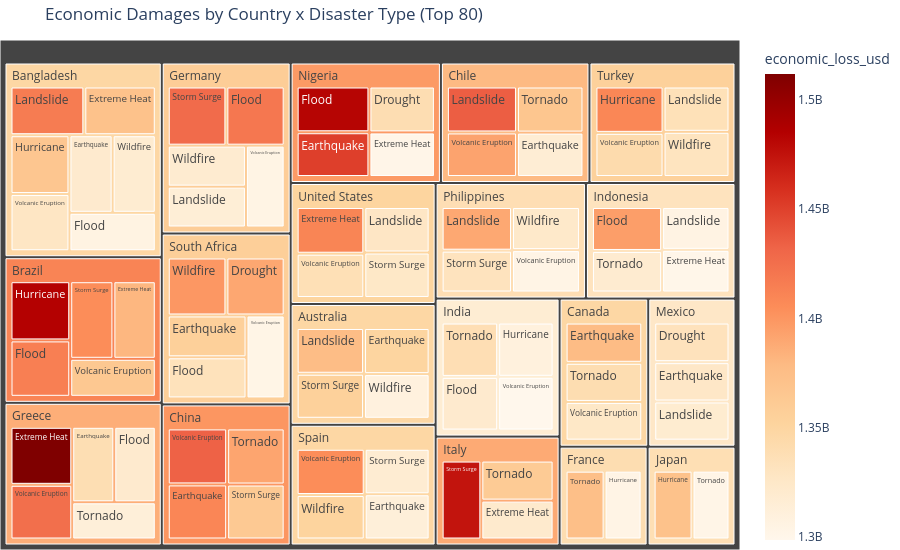

Source (notebook cell):
### Code cell
# Treemap: damages by country x disaster_type
# Useful for visualizing where economic impact is concentrated
import plotly.express as px

if df is not None:
    damage_col = next((c for c in ['economic_loss_usd', 'total_damages',
                                    'total_damages_000_us', 'damages_usd'] if c in df.columns), None)
    if damage_col and 'country' in df.columns and 'disaster_type' in df.columns:
        agg = (df.dropna(subset=[damage_col, 'country', 'disaster_type'])
                 .groupby(['country', 'disaster_type'], as_index=False)[damage_col]
                 .sum()
                 .sort_values(damage_col, ascending=False)
                 .head(80))
        fig_tree = px.treemap(
            agg, path=['country', 'disaster_type'], values=damage_col,
            color=damage_col, color_continuous_scale='OrRd',
            title=f'Economic Damages by Country x Disaster Type (Top 80)',
        )
        fig_tree.update_layout(height=550, margin=dict(l=0, r=0, t=40, b=0))
        fig_tree.show()
    else:
        print(f"Skipped treemap - missing column. Available: {list(df.columns)[:10]}...")

### Figure 1 — Plotly figure (JSON) as saved in the notebook; plotly's stock layout.template omitted (floating-point values rounded to 4 significant figures)
{"data": [{"branchvalues": "total", "customdata": [[1512000000.0], [1485000000.0], [1483000000.0], [1474000000.0], [1451000000.0], [1435000000.0], [1433000000.0], [1428000000.0], [1425000000.0], [1420000000.0], [1417000000.0], [1414000000.0], [1411000000.0], [1410000000.0], [1409000000.0], [1405000000.0], [1405000000.0], [1399000000.0], [1395000000.0], [1392000000.0], [1391000000.0], [1390000000.0], [1390000000.0], [1381000000.0], [1377000000.0], [1377000000.0], [1374000000.0], [1371000000.0], [1371000000.0], [1367000000.0], [1366000000.0], [1365000000.0], [1364000000.0], [1362000000.0], [1356000000.0], [1355000000.0], [1352000000.0], [1351000000.0], [1342000000.0], [1340000000.0], [1339000000.0], [1339000000.0], [1338000000.0], [1337000000.0], [1335000000.0], [1334000000.0], [1333000000.0], [1331000000.0], [1331000000.0], [1328000000.0], [1327000000.0], [1326000000.0], [1326000000.0], [1326000000.0], [1323000000.0], [1321000000.0], [1321000000.0], [1321000000.0], [1321000000.0], [1320000000.0], [1319000000.0], [1319000000.0], [1319000000.0], [1318000000.0], [1317000000.0], [1315000000.0], [1313000000.0], [1313000000.0], [1310000000.0], [1309000000.0], [1306000000.0], [1306000000.0], [1304000000.0], [1304000000.0], [1304000000.0], [1303000000.0], [1303000000.0], [1302000000.0], [1301000000.0], [1299000000.0], [1386000000.0], [1411000000.0], [1398000000.0], [1389000000.0], [1379000000.0], [1400000000.0], [1359000000.0], [1348000000.0], [1351000000.0], [1355000000.0], [1348000000.0], [1357000000.0], [1331000000.0], [1338000000.0], [1348000000.0], [1348000000.0], [1340000000.0], [1338000000.0], [1317000000.0], [1326000000.0]], "domain": {"x": [0, 1], "y": [0, 1]}, "hovertemplate": "labels=%{label}<br>economic_loss_usd_sum=%{value}<br>parent=%{parent}<br>id=%{id}<br>economic_loss_usd=%{color}<extra></extra>", "ids": ["Greece/Extreme Heat", "Brazil/Hurricane", "Nigeria/Flood", "Italy/Storm Surge", "Nigeria/Earthquake", "Chile/Landslide", "China/Volcanic Eruption", "Germany/Storm Surge", "Greece/Volcanic Eruption", "Germany/Flood", "Bangladesh/Landslide", "Brazil/Flood", "United States/Extreme Heat", "China/Earthquake", "Turkey/Hurricane", "Spain/Volcanic Eruption", "Brazil/Storm Surge", "South Africa/Wildfire", "Indonesia/Flood", "Chile/Volcanic Eruption", "China/Tornado", "South Africa/Drought", "Philippines/Landslide", "Brazil/Extreme Heat", "Canada/Earthquake", "Australia/Landslide", "France/Tornado", "Japan/Hurricane", "Bangladesh/Extreme Heat", "Chile/Tornado", "Bangladesh/Hurricane", "Brazil/Volcanic Eruption", "China/Storm Surge", "Italy/Tornado", "South Africa/Earthquake", "Australia/Storm Surge", "Spain/Wildfire", "Australia/Earthquake", "Turkey/Volcanic Eruption", "Canada/Tornado", "Nigeria/Drought", "Greece/Earthquake", "India/Tornado", "United States/Volcanic Eruption", "Turkey/Landslide", "South Africa/Flood", "Mexico/Drought", "Philippines/Storm Surge", "Turkey/Wildfire", "Bangladesh/Volcanic Eruption", "United States/Landslide", "Mexico/Earthquake", "United States/Storm Surge", "Canada/Volcanic Eruption", "Philippines/Wildfire", "Italy/Extreme Heat", "Bangladesh/Earthquake", "India/Flood", "Greece/Flood", "Germany/Wildfire", "Indonesia/Tornado", "Mexico/Landslide", "Bangladesh/Wildfire", "Spain/Storm Surge", "Chile/Earthquake", "Germany/Landslide", "Greece/Tornado", "Spain/Earthquake", "India/Hurricane", "Australia/Wildfire", "Bangladesh/Flood", "Indonesia/Landslide", "Germany/Volcanic Eruption", "Philippines/Volcanic Eruption", "France/Hurricane", "South Africa/Volcanic Eruption", "Japan/Tornado", "Nigeria/Extreme Heat", "Indonesia/Extreme Heat", "India/Volcanic Eruption", "Greece", "Brazil", "Nigeria", "Italy", "Chile", "China", "Germany", "Bangladesh", "United States", "Turkey", "Spain", "South Africa", "Indonesia", "Philippines", "Canada", "Australia", "France", "Japan", "India", "Mexico"], "labels": ["Extreme Heat", "Hurricane", "Flood", "Storm Surge", "Earthquake", "Landslide", "Volcanic Eruption", "Storm Surge", "Volcanic Eruption", "Flood", "Landslide", "Flood", "Extreme Heat", "Earthquake", "Hurricane", "Volcanic Eruption", "Storm Surge", "Wildfire", "Flood", "Volcanic Eruption", "Tornado", "Drought", "Landslide", "Extreme Heat", "Earthquake", "Landslide", "Tornado", "Hurricane", "Extreme Heat", "Tornado", "Hurricane", "Volcanic Eruption", "Storm Surge", "Tornado", "Earthquake", "Storm Surge", "Wildfire", "Earthquake", "Volcanic Eruption", "Tornado", "Drought", "Earthquake", "Tornado", "Volcanic Eruption", "Landslide", "Flood", "Drought", "Storm Surge", "Wildfire", "Volcanic Eruption", "Landslide", "Earthquake", "Storm Surge", "Volcanic Eruption", "Wildfire", "Extreme Heat", "Earthquake", "Flood", "Flood", "Wildfire", "Tornado", "Landslide", "Wildfire", "Storm Surge", "Earthquake", "Landslide", "Tornado", "Earthquake", "Hurricane", "Wildfire", "Flood", "Landslide", "Volcanic Eruption", "Volcanic Eruption", "Hurricane", "Volcanic Eruption", "Tornado", "Extreme Heat", "Extreme Heat", "Volcanic Eruption", "Greece", "Brazil", "Nigeria", "Italy", "Chile", "China", "Germany", "Bangladesh", "United States", "Turkey", "Spain", "South Africa", "Indonesia", "Philippines", "Canada", "Australia", "France", "Japan", "India", "Mexico"], "marker": {"coloraxis": "coloraxis", "colors": [1512000000.0, 1485000000.0, 1483000000.0, 1474000000.0, 1451000000.0, 1435000000.0, 1433000000.0, 1428000000.0, 1425000000.0, 1420000000.0, 1417000000.0, 1414000000.0, 1411000000.0, 1410000000.0, 1409000000.0, 1405000000.0, 1405000000.0, 1399000000.0, 1395000000.0, 1392000000.0, 1391000000.0, 1390000000.0, 1390000000.0, 1381000000.0, 1377000000.0, 1377000000.0, 1374000000.0, 1371000000.0, 1371000000.0, 1367000000.0, 1366000000.0, 1365000000.0, 1364000000.0, 1362000000.0, 1356000000.0, 1355000000.0, 1352000000.0, 1351000000.0, 1342000000.0, 1340000000.0, 1339000000.0, 1339000000.0, 1338000000.0, 1337000000.0, 1335000000.0, 1334000000.0, 1333000000.0, 1331000000.0, 1331000000.0, 1328000000.0, 1327000000.0, 1326000000.0, 1326000000.0, 1326000000.0, 1323000000.0, 1321000000.0, 1321000000.0, 1321000000.0, 1321000000.0, 1320000000.0, 1319000000.0, 1319000000.0, 1319000000.0, 1318000000.0, 1317000000.0, 1315000000.0, 1313000000.0, 1313000000.0, 1310000000.0, 1309000000.0, 1306000000.0, 1306000000.0, 1304000000.0, 1304000000.0, 1304000000.0, 1303000000.0, 1303000000.0, 1302000000.0, 1301000000.0, 1299000000.0, 1386000000.0, 1411000000.0, 1398000000.0, 1389000000.0, 1379000000.0, 1400000000.0, 1359000000.0, 1348000000.0, 1351000000.0, 1355000000.0, 1348000000.0, 1357000000.0, 1331000000.0, 1338000000.0, 1348000000.0, 1348000000.0, 1340000000.0, 1338000000.0, 1317000000.0, 1326000000.0]}, "name": "", "parents": ["Greece", "Brazil", "Nigeria", "Italy", "Nigeria", "Chile", "China", "Germany", "Greece", "Germany", "Bangladesh", "Brazil", "United States", "China", "Turkey", "Spain", "Brazil", "South Africa", "Indonesia", "Chile", "China", "South Africa", "Philippines", "Brazil", "Canada", "Australia", "France", "Japan", "Bangladesh", "Chile", "Bangladesh", "Brazil", "China", "Italy", "South Africa", "Australia", "Spain", "Australia", "Turkey", "Canada", "Nigeria", "Greece", "India", "United States", "Turkey", "South Africa", "Mexico", "Philippines", "Turkey", "Bangladesh", "United States", "Mexico", "United States", "Canada", "Philippines", "Italy", "Bangladesh", "India", "Greece", "Germany", "Indonesia", "Mexico", "Bangladesh", "Spain", "Chile", "Germany", "Greece", "Spain", "India", "Australia", "Bangladesh", "Indonesia", "Germany", "Philippines", "France", "South Africa", "Japan", "Nigeria", "Indonesia", "India", "", "", "", "", "", "", "", "", "", "", "", "", "", "", "", "", "", "", "", ""], "type": "treemap", "values": [1512000000.0, 1485000000.0, 1483000000.0, 1474000000.0, 1451000000.0, 1435000000.0, 1433000000.0, 1428000000.0, 1425000000.0, 1420000000.0, 1417000000.0, 1414000000.0, 1411000000.0, 1410000000.0, 1409000000.0, 1405000000.0, 1405000000.0, 1399000000.0, 1395000000.0, 1392000000.0, 1391000000.0, 1390000000.0, 1390000000.0, 1381000000.0, 1377000000.0, 1377000000.0, 1374000000.0, 1371000000.0, 1371000000.0, 1367000000.0, 1366000000.0, 1365000000.0, 1364000000.0, 1362000000.0, 1356000000.0, 1355000000.0, 1352000000.0, 1351000000.0, 1342000000.0, 1340000000.0, 1339000000.0, 1339000000.0, 1338000000.0, 1337000000.0, 1335000000.0, 1334000000.0, 1333000000.0, 1331000000.0, 1331000000.0, 1328000000.0, 1327000000.0, 1326000000.0, 1326000000.0, 1326000000.0, 1323000000.0, 1321000000.0, 1321000000.0, 1321000000.0, 1321000000.0, 1320000000.0, 1319000000.0, 1319000000.0, 1319000000.0, 1318000000.0, 1317000000.0, 1315000000.0, 1313000000.0, 1313000000.0, 1310000000.0, 1309000000.0, 1306000000.0, 1306000000.0, 1304000000.0, 1304000000.0, 1304000000.0, 1303000000.0, 1303000000.0, 1302000000.0, 1301000000.0, 1299000000.0, 6909000000.0, 7050000000.0, 5574000000.0, 4157000000.0, 5511000000.0, 5598000000.0, 6786000000.0, 9428000000.0, 5401000000.0, 5418000000.0, 5388000000.0, 6782000000.0, 5321000000.0, 5349000000.0, 4043000000.0, 5391000000.0, 2678000000.0, 2674000000.0, 5267000000.0, 3978000000.0]}], "layout": {"coloraxis": {"colorbar": {"title": {"text": "economic_loss_usd"}}, "colorscale": [[0, "rgb(255,247,236)"], [0.125, "rgb(254,232,200)"], [0.25, "rgb(253,212,158)"], [0.375, "rgb(253,187,132)"], [0.5, "rgb(252,141,89)"], [0.625, "rgb(239,101,72)"], [0.75, "rgb(215,48,31)"], [0.875, "rgb(179,0,0)"], [1, "rgb(127,0,0)"]]}, "height": 550, "legend": {"tracegroupgap": 0}, "margin": {"b": 0, "l": 0, "r": 0, "t": 40}, "title": {"text": "Economic Damages by Country x Disaster Type (Top 80)"}}}
